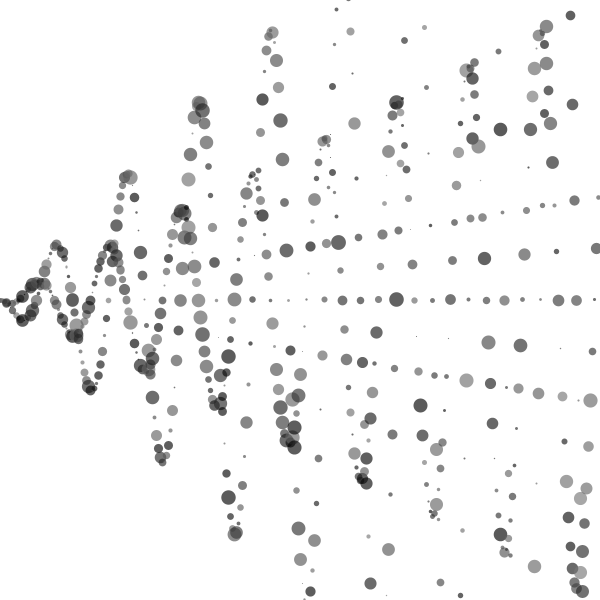
Frame 1 (no input)
Frame 60 (the mouse pressed at the canvas centre just before this capture): identical to frame 1, image omitted
Frame 120 (the mouse held since frame 60 and released just before this capture): identical to frame 1, image omitted

The Processing sketch that drew this single still picture (run headless with seeded random() and noise(); from frame 60 on, the mouse is pressed at the canvas centre):

// Processing sketch: curves02
// ── curves02.pde
void setup() {
  size(600, 600);
  background(255);
  //point(300, 300);

  int pointCount = 300;
  float gap = width/(pointCount-1);

  float theta = 0.0;

  for (int i=0; i<pointCount; i++) {
    stroke(random(0, 120), 165);
    strokeWeight(random(1, 15));
    point(gap*i, height/2 + sin(theta)*i*2);
    point(gap*i, height/2 + cos(theta)*i);
    theta += PI/180*10;
  }
}


void draw() {
  
}
